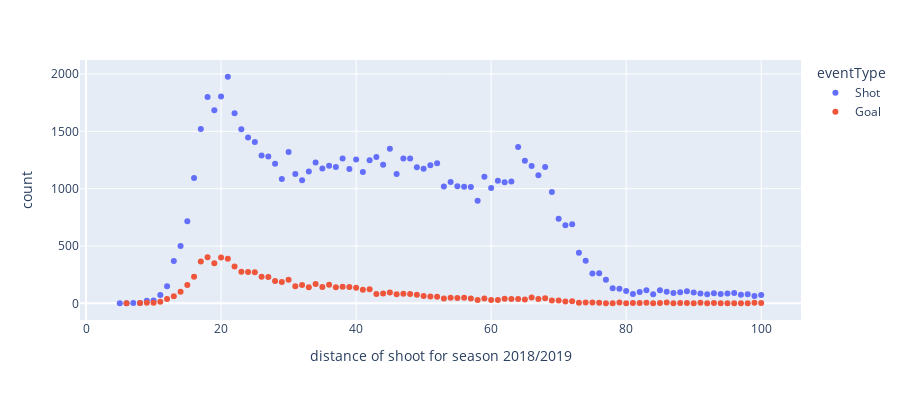
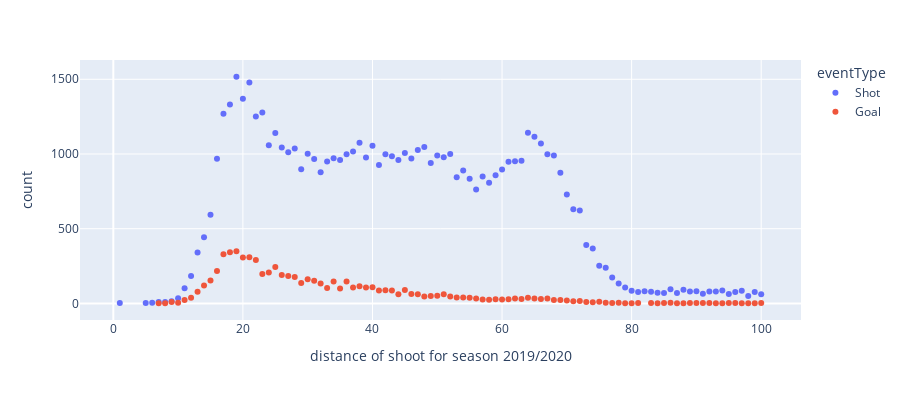
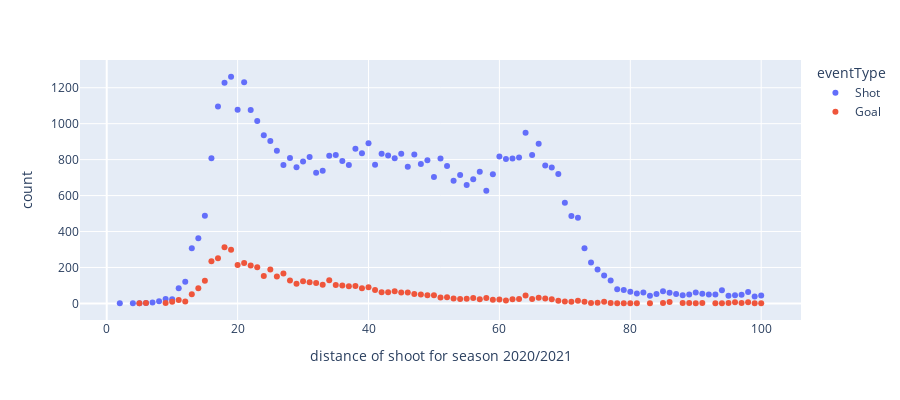

These figures' notebook cell, in order:
### Markdown cell above
# Question 5-2 : 
What is the relationship between the distance a shot was taken and the chance it was a goal? Produce a figure for each season between 2018-19 to 2020-21 to answer this, and add it to your blog post along with a couple of sentences describing your figure. Has there been much change over the past three seasons? Why did you choose this figure?

### Code cell
df2018 = PlotDistance('./2018finalDataset.csv')
df2019 = PlotDistance('./2019finalDataset.csv')
df2020 = PlotDistance('./2020finalDataset.csv')
fig = px.scatter(df2018, x="shootDistance", y="count", color="eventType",)
fig.update_layout(
                   xaxis_title='distance of shoot for season 2018/2019 ',
                   width=900,
                   height=400,)
fig.show()
fig.write_html("fig3.html")
fig = px.scatter(df2019, x="shootDistance", y="count", color="eventType",)
fig.update_layout(
                   xaxis_title='distance of shoot for season 2019/2020 ',
                   width=900,
                   height=400,)
fig.show()
fig.write_html("fig4.html")
fig = px.scatter(df2020, x="shootDistance", y="count", color="eventType",)
fig.update_layout(
                   xaxis_title='distance of shoot for season 2020/2021 ',
                   width=900,
                   height=400,)
fig.show()
fig.write_html("fig5.html")

### Figure 1 — Plotly figure (JSON) as saved in the notebook; plotly's stock layout.template omitted (floating-point values rounded to 4 significant figures)
{"data": [{"hovertemplate": "eventType=Shot<br>shootDistance=%{x}<br>count=%{y}<extra></extra>", "legendgroup": "Shot", "marker": {"color": "#636efa", "symbol": "circle"}, "mode": "markers", "name": "Shot", "orientation": "v", "showlegend": true, "type": "scatter", "x": [5, 6, 7, 8, 9, 10, 11, 12, 13, 14, 15, 16, 17, 18, 19, 20, 21, 22, 23, 24, 25, 26, 27, 28, 29, 30, 31, 32, 33, 34, 35, 36, 37, 38, 39, 40, 41, 42, 43, 44, 45, 46, 47, 48, 49, 50, 51, 52, 53, 54, 55, 56, 57, 58, 59, 60, 61, 62, 63, 64, 65, 66, 67, 68, 69, 70, 71, 72, 73, 74, 75, 76, 77, 78, 79, 80, 81, 82, 83, 84, 85, 86, 87, 88, 89, 90, 91, 92, 93, 94, 95, 96, 97, 98, 99, 100], "xaxis": "x", "y": [2, 2, 3, 3, 22, 25, 74, 149, 369, 501, 716, 1093, 1520, 1799, 1684, 1803, 1976, 1657, 1519, 1447, 1406, 1289, 1280, 1218, 1085, 1320, 1127, 1074, 1149, 1229, 1177, 1200, 1190, 1263, 1171, 1254, 1145, 1247, 1276, 1208, 1348, 1127, 1263, 1263, 1186, 1174, 1204, 1221, 1019, 1059, 1022, 1017, 1014, 895, 1103, 1006, 1070, 1057, 1062, 1363, 1243, 1198, 1117, 1190, 972, 737, 681, 690, 441, 372, 260, 263, 206, 132, 127, 108, 82, 99, 114, 79, 114, 102, 90, 98, 105, 94, 85, 80, 88, 81, 87, 91, 75, 80, 65, 72], "yaxis": "y"}, {"hovertemplate": "eventType=Goal<br>shootDistance=%{x}<br>count=%{y}<extra></extra>", "legendgroup": "Goal", "marker": {"color": "#EF553B", "symbol": "circle"}, "mode": "markers", "name": "Goal", "orientation": "v", "showlegend": true, "type": "scatter", "x": [6, 8, 9, 10, 11, 12, 13, 14, 15, 16, 17, 18, 19, 20, 21, 22, 23, 24, 25, 26, 27, 28, 29, 30, 31, 32, 33, 34, 35, 36, 37, 38, 39, 40, 41, 42, 43, 44, 45, 46, 47, 48, 49, 50, 51, 52, 53, 54, 55, 56, 57, 58, 59, 60, 61, 62, 63, 64, 65, 66, 67, 68, 69, 70, 71, 72, 73, 74, 75, 76, 77, 78, 79, 80, 81, 82, 83, 84, 85, 86, 87, 88, 89, 90, 91, 92, 93, 94, 95, 96, 97, 98, 99, 100], "xaxis": "x", "y": [2, 3, 6, 5, 15, 37, 61, 101, 160, 232, 366, 402, 349, 399, 389, 322, 275, 273, 272, 231, 229, 195, 186, 205, 149, 160, 140, 168, 143, 162, 140, 144, 142, 136, 118, 124, 81, 85, 95, 80, 83, 82, 76, 65, 59, 57, 43, 49, 47, 50, 43, 30, 43, 29, 30, 40, 39, 39, 34, 51, 37, 44, 24, 24, 17, 18, 5, 8, 7, 5, 2, 2, 8, 1, 3, 3, 5, 2, 3, 7, 1, 3, 4, 2, 6, 2, 4, 2, 2, 1, 1, 2, 5, 4], "yaxis": "y"}], "layout": {"height": 400, "legend": {"title": {"text": "eventType"}, "tracegroupgap": 0}, "margin": {"t": 60}, "width": 900, "xaxis": {"anchor": "y", "autorange": true, "domain": [0, 1], "range": [-0.8993, 105.9], "title": {"text": "distance of shoot for season 2018/2019 "}, "type": "linear"}, "yaxis": {"anchor": "x", "autorange": true, "domain": [0, 1], "range": [-145.1, 2122.0], "title": {"text": "count"}, "type": "linear"}}}

### Figure 2 — Plotly figure (JSON) as saved in the notebook; plotly's stock layout.template omitted (floating-point values rounded to 4 significant figures)
{"data": [{"hovertemplate": "eventType=Shot<br>shootDistance=%{x}<br>count=%{y}<extra></extra>", "legendgroup": "Shot", "marker": {"color": "#636efa", "symbol": "circle"}, "mode": "markers", "name": "Shot", "orientation": "v", "showlegend": true, "type": "scatter", "x": [1, 5, 6, 7, 8, 9, 10, 11, 12, 13, 14, 15, 16, 17, 18, 19, 20, 21, 22, 23, 24, 25, 26, 27, 28, 29, 30, 31, 32, 33, 34, 35, 36, 37, 38, 39, 40, 41, 42, 43, 44, 45, 46, 47, 48, 49, 50, 51, 52, 53, 54, 55, 56, 57, 58, 59, 60, 61, 62, 63, 64, 65, 66, 67, 68, 69, 70, 71, 72, 73, 74, 75, 76, 77, 78, 79, 80, 81, 82, 83, 84, 85, 86, 87, 88, 89, 90, 91, 92, 93, 94, 95, 96, 97, 98, 99, 100], "xaxis": "x", "y": [3, 2, 5, 9, 9, 14, 35, 102, 183, 340, 443, 594, 968, 1270, 1331, 1517, 1370, 1479, 1251, 1278, 1058, 1141, 1044, 1011, 1036, 898, 1002, 967, 877, 949, 971, 959, 999, 1017, 1076, 977, 1056, 926, 999, 985, 960, 1006, 970, 1027, 1047, 940, 990, 979, 1000, 844, 890, 835, 762, 849, 807, 858, 896, 948, 951, 954, 1142, 1115, 1071, 998, 990, 875, 729, 630, 622, 391, 367, 252, 239, 173, 134, 107, 85, 76, 82, 78, 71, 69, 94, 70, 92, 80, 81, 65, 80, 79, 86, 63, 76, 84, 49, 76, 61], "yaxis": "y"}, {"hovertemplate": "eventType=Goal<br>shootDistance=%{x}<br>count=%{y}<extra></extra>", "legendgroup": "Goal", "marker": {"color": "#EF553B", "symbol": "circle"}, "mode": "markers", "name": "Goal", "orientation": "v", "showlegend": true, "type": "scatter", "x": [7, 8, 9, 10, 11, 12, 13, 14, 15, 16, 17, 18, 19, 20, 21, 22, 23, 24, 25, 26, 27, 28, 29, 30, 31, 32, 33, 34, 35, 36, 37, 38, 39, 40, 41, 42, 43, 44, 45, 46, 47, 48, 49, 50, 51, 52, 53, 54, 55, 56, 57, 58, 59, 60, 61, 62, 63, 64, 65, 66, 67, 68, 69, 70, 71, 72, 73, 74, 75, 76, 77, 78, 79, 80, 81, 83, 84, 85, 86, 87, 88, 89, 90, 91, 92, 93, 94, 95, 96, 97, 98, 99, 100], "xaxis": "x", "y": [1, 1, 10, 5, 23, 37, 78, 120, 154, 217, 329, 343, 349, 308, 309, 290, 197, 207, 244, 190, 184, 176, 136, 162, 151, 133, 103, 146, 100, 147, 106, 115, 106, 108, 86, 88, 87, 61, 89, 63, 61, 46, 50, 52, 61, 47, 40, 40, 37, 33, 26, 25, 27, 26, 27, 32, 30, 37, 32, 30, 32, 23, 22, 19, 14, 16, 9, 8, 11, 5, 2, 5, 1, 1, 2, 2, 1, 3, 5, 1, 1, 3, 2, 2, 2, 1, 1, 2, 3, 1, 1, 1, 2], "yaxis": "y"}], "layout": {"height": 400, "legend": {"title": {"text": "eventType"}, "tracegroupgap": 0}, "margin": {"t": 60}, "width": 900, "xaxis": {"anchor": "y", "autorange": true, "domain": [0, 1], "range": [-5.148, 106.1], "title": {"text": "distance of shoot for season 2019/2020 "}, "type": "linear"}, "yaxis": {"anchor": "x", "autorange": true, "domain": [0, 1], "range": [-111.1, 1629.0], "title": {"text": "count"}, "type": "linear"}}}

### Figure 3 — Plotly figure (JSON) as saved in the notebook; plotly's stock layout.template omitted (floating-point values rounded to 4 significant figures)
{"data": [{"hovertemplate": "eventType=Shot<br>shootDistance=%{x}<br>count=%{y}<extra></extra>", "legendgroup": "Shot", "marker": {"color": "#636efa", "symbol": "circle"}, "mode": "markers", "name": "Shot", "orientation": "v", "showlegend": true, "type": "scatter", "x": [2, 4, 5, 6, 7, 8, 9, 10, 11, 12, 13, 14, 15, 16, 17, 18, 19, 20, 21, 22, 23, 24, 25, 26, 27, 28, 29, 30, 31, 32, 33, 34, 35, 36, 37, 38, 39, 40, 41, 42, 43, 44, 45, 46, 47, 48, 49, 50, 51, 52, 53, 54, 55, 56, 57, 58, 59, 60, 61, 62, 63, 64, 65, 66, 67, 68, 69, 70, 71, 72, 73, 74, 75, 76, 77, 78, 79, 80, 81, 82, 83, 84, 85, 86, 87, 88, 89, 90, 91, 92, 93, 94, 95, 96, 97, 98, 99, 100], "xaxis": "x", "y": [1, 1, 1, 2, 5, 12, 25, 23, 85, 121, 307, 363, 488, 808, 1095, 1227, 1261, 1077, 1231, 1076, 1015, 936, 904, 850, 770, 809, 758, 790, 814, 727, 738, 821, 826, 793, 770, 860, 835, 891, 771, 832, 823, 808, 833, 760, 829, 776, 796, 704, 806, 765, 683, 715, 659, 691, 732, 627, 718, 817, 803, 806, 812, 949, 826, 888, 767, 756, 720, 560, 486, 476, 307, 227, 189, 156, 128, 79, 75, 65, 55, 61, 43, 52, 68, 60, 53, 45, 50, 61, 54, 50, 49, 74, 43, 46, 48, 63, 39, 44], "yaxis": "y"}, {"hovertemplate": "eventType=Goal<br>shootDistance=%{x}<br>count=%{y}<extra></extra>", "legendgroup": "Goal", "marker": {"color": "#EF553B", "symbol": "circle"}, "mode": "markers", "name": "Goal", "orientation": "v", "showlegend": true, "type": "scatter", "x": [5, 6, 9, 10, 11, 12, 13, 14, 15, 16, 17, 18, 19, 20, 21, 22, 23, 24, 25, 26, 27, 28, 29, 30, 31, 32, 33, 34, 35, 36, 37, 38, 39, 40, 41, 42, 43, 44, 45, 46, 47, 48, 49, 50, 51, 52, 53, 54, 55, 56, 57, 58, 59, 60, 61, 62, 63, 64, 65, 66, 67, 68, 69, 70, 71, 72, 73, 74, 75, 76, 77, 78, 79, 80, 81, 83, 85, 86, 88, 89, 90, 91, 93, 94, 95, 96, 97, 98, 99, 100], "xaxis": "x", "y": [1, 2, 3, 10, 19, 11, 51, 84, 126, 235, 252, 313, 299, 214, 225, 211, 201, 153, 189, 150, 166, 128, 109, 123, 118, 114, 104, 129, 102, 100, 96, 97, 84, 90, 75, 62, 62, 68, 61, 61, 53, 50, 45, 46, 33, 35, 28, 25, 26, 30, 23, 30, 20, 22, 16, 23, 24, 44, 24, 32, 27, 23, 15, 11, 9, 15, 10, 2, 4, 10, 2, 1, 1, 1, 1, 1, 3, 8, 2, 3, 1, 2, 1, 1, 2, 7, 3, 6, 1, 1], "yaxis": "y"}], "layout": {"height": 400, "legend": {"title": {"text": "eventType"}, "tracegroupgap": 0}, "margin": {"t": 60}, "width": 900, "xaxis": {"anchor": "y", "autorange": true, "domain": [0, 1], "range": [-4.086, 106.1], "title": {"text": "distance of shoot for season 2020/2021 "}, "type": "linear"}, "yaxis": {"anchor": "x", "autorange": true, "domain": [0, 1], "range": [-92.18, 1354.0], "title": {"text": "count"}, "type": "linear"}}}
